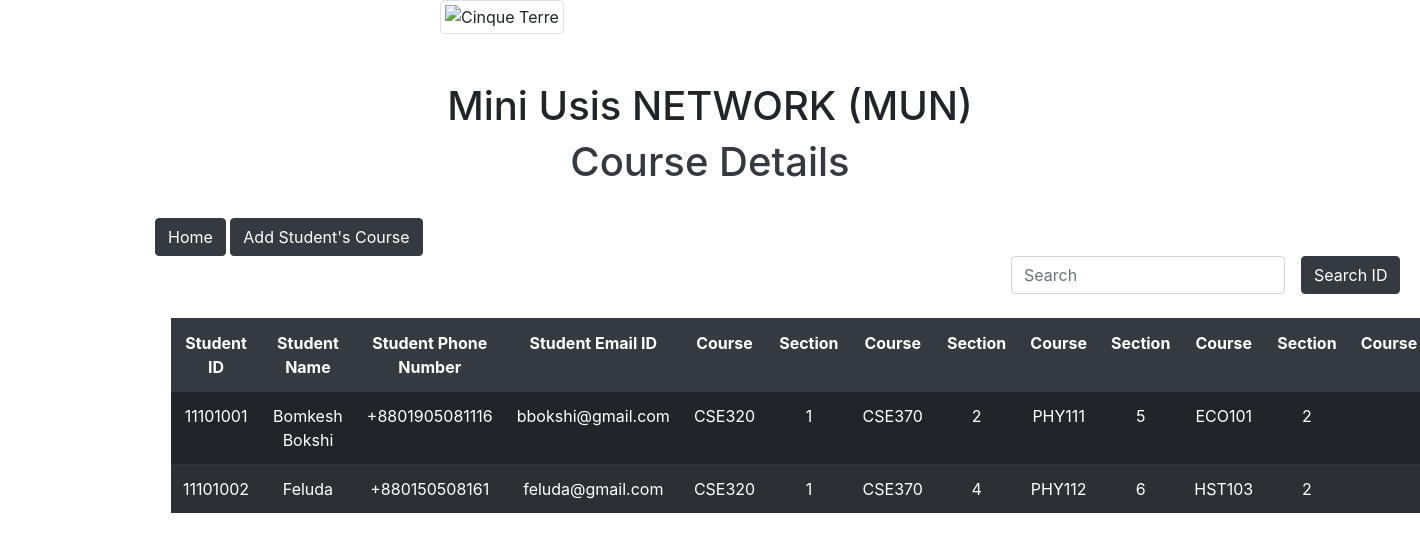
The page /Models/taken_course.php on the database its author committed.
### tables this page shows
CREATE TABLE `taken_course` (
  `student_ID` varchar(255) NOT NULL,
  `course_code1` varchar(255) NOT NULL,
  `section_num1` varchar(255) NOT NULL,
  `course_code2` varchar(255) NOT NULL,
  `section_num2` varchar(255) NOT NULL,
  `course_code3` varchar(255) NOT NULL,
  `section_num3` varchar(255) NOT NULL,
  `course_code4` varchar(255) NOT NULL,
  `section_num4` varchar(255) NOT NULL,
  `course_code5` varchar(255) NOT NULL,
  `section_num5` varchar(255) NOT NULL
);

CREATE TABLE `student` (
  `student_ID` varchar(255) NOT NULL,
  `Name` varchar(255) NOT NULL,
  `department` varchar(255) NOT NULL,
  `gender` varchar(255) NOT NULL,
  `phone_number` varchar(255) NOT NULL,
  `email_id` varchar(255) NOT NULL
);

### Models/taken_course.php (the view, shortened to what this page needs)
<?php
include 'connection.php';
?>
<!doctype html>
<html lang="en">
<head>
    <link rel="stylesheet" href="https://stackpath.bootstrapcdn.com/bootstrap/4.1.3/css/bootstrap.min.css"
>
    <link rel="stylesheet" type="text/css" href="http://ajax.aspnetcdn.com/ajax/jquery.dataTables/1.9.4/css/jquery.dataTables.css">
</head>
<body>
    <div class="container">
        <div class="row">
            <div class="col-sm-6 offset-3">
            <img src="bracu.png" class="img-thumbnail" alt="Cinque Terre">
            <br> <br> <br>
            <h1 class="display-6 text-center">Mini Usis NETWORK (MUN)</h1>
            <h1 class="text-dark text-center"> Course Details </h1>
            </div>
        </div>
                <br>
                <a href = "../views/home.php"> <button type="button" class="btn btn-dark">Home</button></a>
                <button type="button" class="btn btn-dark" data-toggle="modal" data-target="#exampleModal1"
                    data-whatever="@mdo"  >Add Student's Course</button>
                    <div class= container>
                <div class="col-sm-6 offset-9">
                <form class="form-inline" method="get" action="../controllers/search4.php">
                <div class="form-group mx-sm-3 mb-2">
                    <input type="text" class="form-control" name="searchFor" placeholder="Search">
                </div>
                <button type="submit" class="btn btn-dark mb-2">Search ID</button>
             </form>
                                        </div>
                                    </div>
                            <div class="modal-body">
                                    <table id="tabledata" class=" table table-striped table-dark">
                                            <tr class="bg-dark text-white text-center">
                                                <th> Student ID </th>
                                                <th> Student Name </th>
                                                <th> Student Phone Number </th>
                                                <th> Student Email ID </th>
                                                <th> Course </th>
                                                <th> Section </th>
                                                <th> Course </th>
                                                <th> Section </th>
                                                <th> Course </th>
                                                <th> Section </th>
                                                <th> Course </th>
                                                <th> Section </th>
                                                <th> Course </th>
                                            </tr>
                                            <?php
                        $qq = "SELECT * FROM `student` s INNER JOIN taken_course tc on s.student_ID=tc.student_ID";
                        $show5 = mysqli_query($connection,$qq);
                        while($res = mysqli_fetch_array($show5)){
                        ?>
                                            <tr class="text-center">
                                                <td>
                                                    <?php echo $res['student_ID'];  ?>
                                                </td>
                                                <td>
                                                    <?php echo $res['Name'];  ?>
                                                </td>
                                                <td>
                                                    <?php echo $res['phone_number']; ?>
                                                </td>
                                                <td>
                                                    <?php echo $res['email_id'];  ?>
                                                </td>
                                               <td>
                                                    <?php echo $res['course_code1'];  ?>
                                                </td>
                                                <td>
                                                    <?php echo $res['section_num1'];  ?>
                                                </td>
                                                <td>
                                                    <?php echo $res['course_code2'];  ?>
                                                </td>
                                                <td>
                                                    <?php echo $res['section_num2'];  ?>
                                                </td>
                                                <td>
                                                    <?php echo $res['course_code3'];  ?>
                                                </td>
                                                <td>
                                                    <?php echo $res['section_num3'];  ?>
                                                </td>
                                                <td>
                                                    <?php echo $res['course_code4'];  ?>
                                                </td>
                                                <td>
                                                    <?php echo $res['section_num4'];  ?>
                                                </td>
                                                <td>
                                                </td>
                                            </tr>
                                            <?php
                        }
                        ?>
                            </div>
                        </div>
</body>
</html>

### rows shown on the page
taken_course: student_ID "11101001", student_ID.Name "Bomkesh Bokshi", student_ID.phone_number "+8801905081116", student_ID.email_id "bbokshi@gmail.com", course_code1 "CSE320", section_num1 "1", course_code2 "CSE370", section_num2 "2", course_code3 "PHY111", section_num3 "5", course_code4 "ECO101", section_num4 "2"
taken_course: student_ID "11101002", student_ID.Name "Feluda", student_ID.phone_number "+880150508161", student_ID.email_id "feluda@gmail.com", course_code1 "CSE320", section_num1 "1", course_code2 "CSE370", section_num2 "4", course_code3 "PHY112", section_num3 "6", course_code4 "HST103", section_num4 "2"
